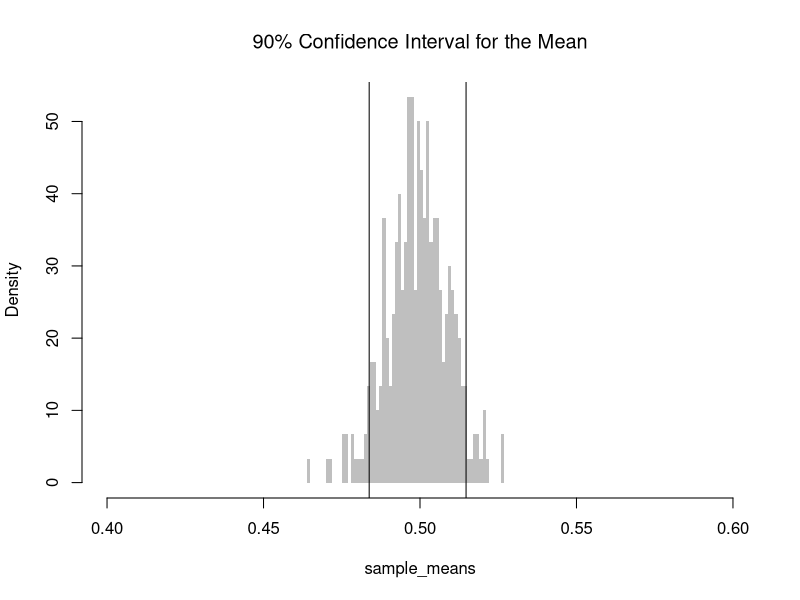
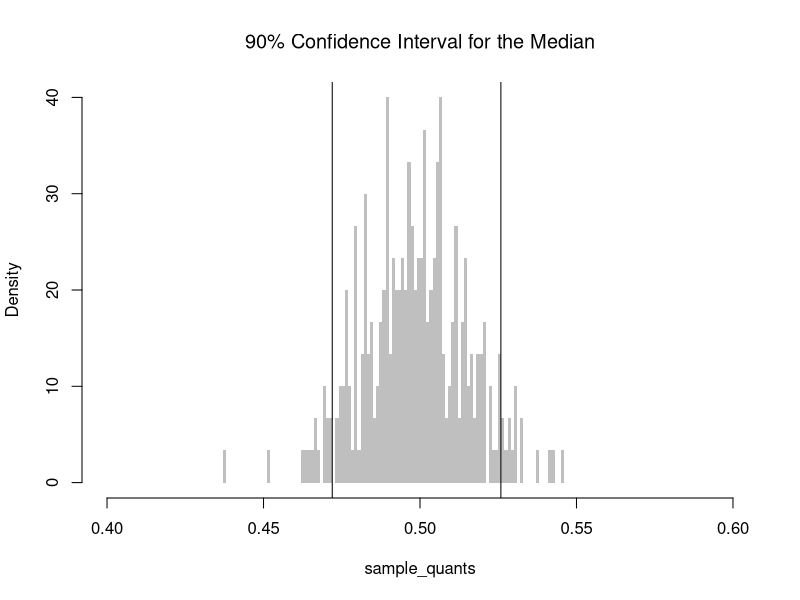
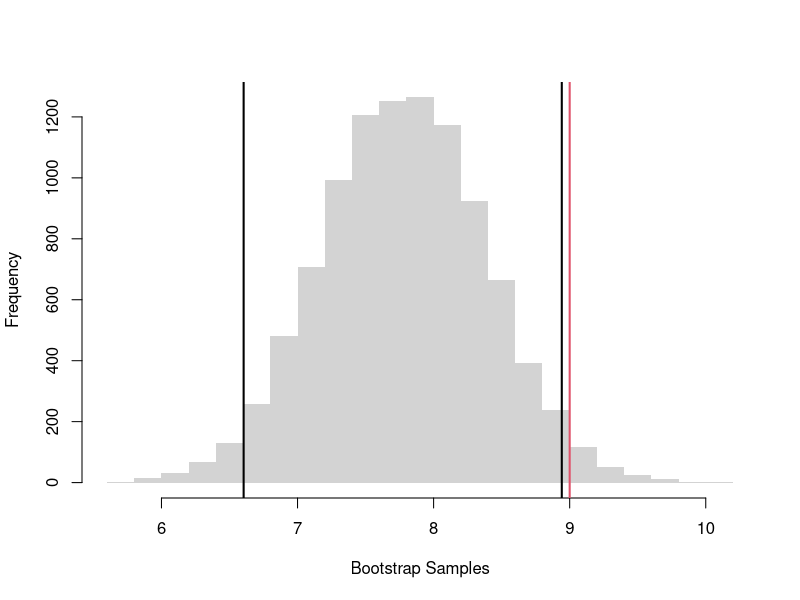
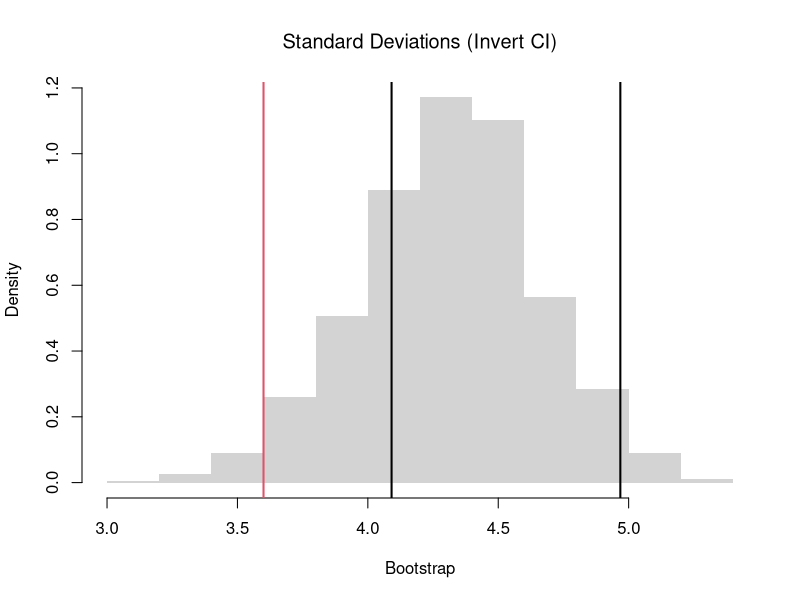
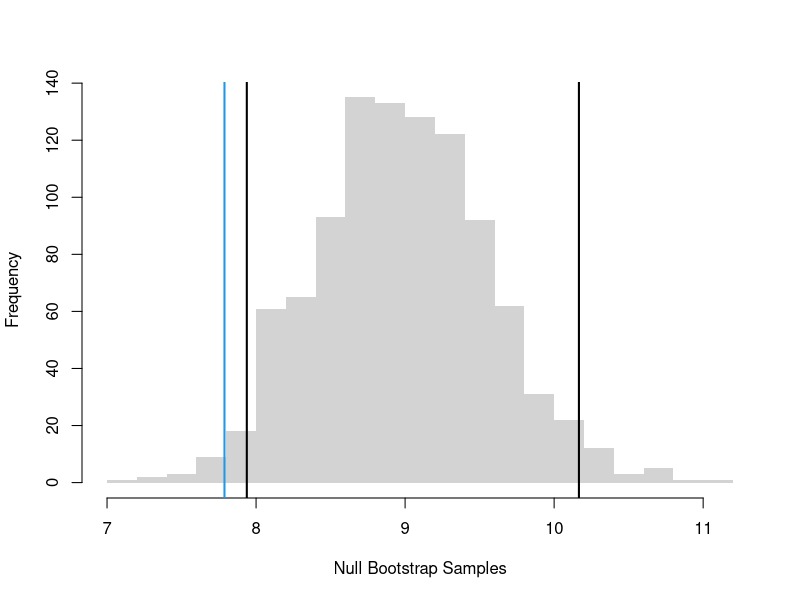
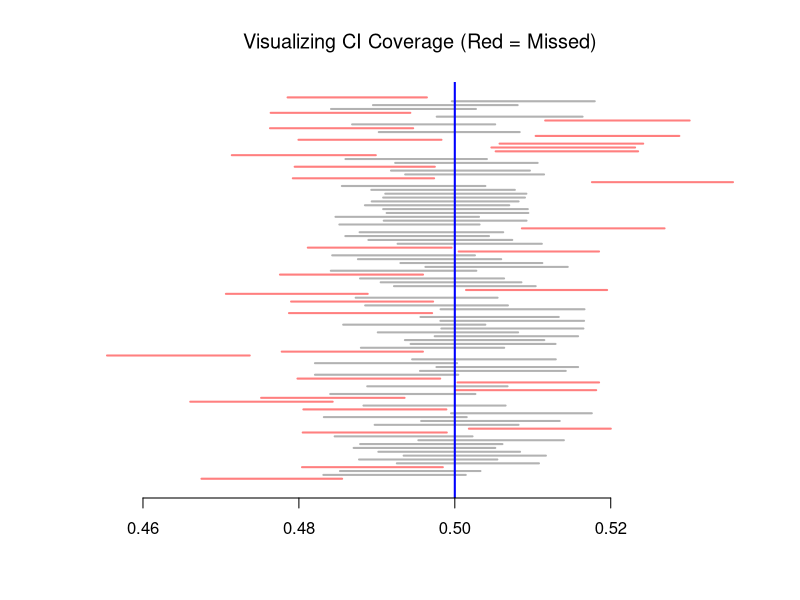

Reproduce these figures in R, in order.
## ---- chunk 1
# Create 300 samples, each with 1000 random uniform variables
x_samples <- matrix(nrow=300, ncol=1000)
for(i in seq(1,nrow(x_samples))){
    x_samples[i,] <- runif(1000)
}
sample_means <- apply(x_samples, 1, mean) # mean for each sample (row)

# Middle 90%
mq <- quantile(sample_means, probs=c(.05,.95))
paste0('we are 90% confident that the mean is between ', 
    round(mq[1],2), ' and ', round(mq[2],2) )

hist(sample_means,
    breaks=seq(.4,.6, by=.001), 
    border=NA, freq=F,
    col=rgb(0,0,0,.25), font.main=1,
    main='90% Confidence Interval for the Mean')
abline(v=mq)
## ---- chunk 2
## Sample Quantiles (medians)
sample_quants <- apply(x_samples, 1, quantile, probs=0.5) #quantile for each sample (row)

# Middle 90% of estimates
mq <- quantile(sample_quants, probs=c(.05,.95))
paste0('we are 90% confident that the median is between ', 
    round(mq[1],2), ' and ', round(mq[2],2) )

hist(sample_quants,
    breaks=seq(.4,.6, by=.001),
    border=NA, freq=F,
    col=rgb(0,0,0,.25), font.main=1,
    main='90% Confidence Interval for the Median')
abline(v=mq)
## ---- chunk 3
X <- c(18,20,22,24) #student ages
# six possible samples of size 2
m1 <- mean( X[c(1,2)] ) #{1,2}
m2 <- mean( X[c(1,3)] ) #{1,3}
m3 <- mean( X[c(1,4)] ) #{3,4}
m4 <- mean( X[c(2,3)] ) #{2,3}
m5 <- mean( X[c(2,4)] ) #{2,4}
m6 <- mean( X[c(3,4)] ) #{3,4}
means_2 <- c(m1, m2, m3, m4, m5, m6)
sd(means_2)

# four possible samples of size 3
m1 <- mean( X[c(1,2,3)] ) 
m2 <- mean( X[c(1,2,4)] ) 
m3 <- mean( X[c(1,3,4)] ) 
m4 <- mean( X[c(2,3,4)] ) 
means_3 <- c(m1, m2, m3, m4)
sd(means_3)
## ---- chunk 4
sample_dat <- USArrests[,'Murder']
sample_mean <- mean(sample_dat)
sample_mean

# Jackknife Distribution
n <- length(sample_dat)
jackknife_means <- vector(length=n)
for(i in seq_along(jackknife_means)){
    dat_noti <- sample_dat[-i]
    mean_noti <- mean(dat_noti)
    jackknife_means[i] <- mean_noti
}

# Bootstrap Distribution
set.seed(1) # to be replicable
bootstrap_means <- vector(length=9999)
for(b in seq_along(bootstrap_means)){
    dat_id <- seq(1,n)
    boot_id <- sample(dat_id , replace=T)
    dat_b  <- sample_dat[boot_id] # c.f. jackknife
    mean_b <- mean(dat_b)
    bootstrap_means[b] <-mean_b
}

# Jack CI
jack_ci <- quantile(jackknife_means, probs=c(.025, .975))
jack_ci

# Boot CI
boot_ci <- quantile(bootstrap_means, probs=c(.025, .975))
boot_ci

# more conservative estimate
ci <- boot_ci
## ---- chunk 5
hist(bootstrap_means, breaks=25,
    border=NA,
    main='',
    xlab='Bootstrap Samples')
# CI
ci_95 <- quantile(bootstrap_means, probs=c(.025, .975))
abline(v=ci_95, lwd=2)
# H0: mean=9
abline(v=9, col=2, lwd=2)
## ---- chunk 6
# Bootstrap Distribution for SD
sd_obs <- sd(sample_dat)
bootstrap_sd <- vector(length=999)
for(b in seq_along(bootstrap_sd)){
    x_b <- sample(sample_dat, replace=T)
    sd_b <- sd(x_b)
    bootstrap_sd[b] <- sd_b
}

# Test for SD Differences (Invert CI)
sd_null <- 3.6
hist(bootstrap_sd, freq=F,
    border=NA, xlab='Bootstrap', font.main=1,
    main='Standard Deviations (Invert CI)')
sd_ci <- quantile(bootstrap_sd, probs=c(0.25,.975) )
abline(v=sd_ci, lwd=2)
abline(v=sd_null, lwd=2, col=2)
## ---- chunk 7
sample_dat <- USArrests[,'Murder']
sample_mean <- mean(sample_dat)

# Bootstrap NULL: mean=9
# Bootstrap shift: center each bootstrap resample so that the distribution satisfies the null hypothesis on average.
set.seed(1)
mu <- 9
bootstrap_means_null <- vector(length=999)
for(b in seq_along(bootstrap_means_null)){
    dat_b <- sample(sample_dat, replace=T) 
    mean_b <- mean(dat_b) + (mu - sample_mean) # impose the null via Bootstrap shift
    bootstrap_means_null[b] <- mean_b
}
hist(bootstrap_means_null, breaks=25, border=NA,
    main='',
    xlab='Null Bootstrap Samples')
ci_95 <- quantile(bootstrap_means_null, probs=c(.025, .975)) # critical region
abline(v=ci_95, lwd=2)
abline(v=sample_mean, lwd=2, col=4)
## ---- chunk 8
# Confidence Interval for each sample
xq <- apply(x_samples, 1, function(r){ #theoretical se's 
    mean(r) + c(-1,1)*sd(r)/sqrt(length(r))
})
# First 3 interval estimates
xq[, c(1,2,3)]

# Explicit calculation
mu_true <- 0.5 # theoretical result for uniform samples
# Logical vector: whether the true mean is in each CI
covered <- mu_true >= xq[1, ] & mu_true <= xq[2, ]
# Empirical coverage rate
coverage_rate <- mean(covered)
cat(sprintf("Estimated coverage probability: %.2f%%\n", 100 * coverage_rate))

# Theoretically: [-1 sd, +1 sd] has 2/3 coverage
# Change to [-2 sd, +2 sd] to see Precision-Accuracy tradeoff.
## ---- chunk 9
# Visualize first 100 confidence intervals
n <- 100
plot.new()
plot.window(xlim = range(xq), ylim = c(0, n))
for (i in seq(1,n) ) {
  col_i <- if (covered[i]) rgb(0, 0, 0, 0.3) else rgb(1, 0, 0, 0.5)
  segments(xq[1, i], i, xq[2, i], i, col = col_i, lwd = 2)
}
abline(v = mu_true, col = "blue", lwd = 2)
axis(1)
title("Visualizing CI Coverage (Red = Missed)", font.main=1)
